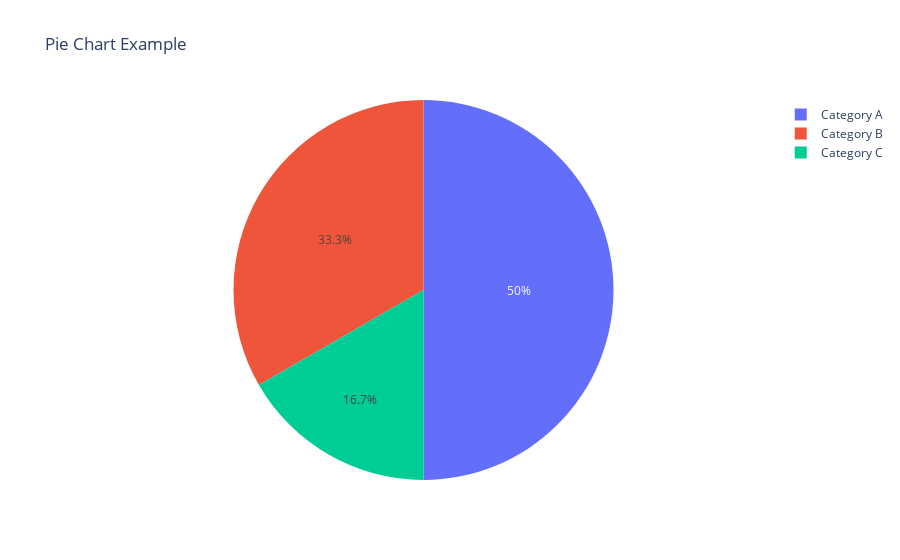

Source (notebook cell):
### Markdown cell above
#### Кругова діаграма

### Code cell
labels = ['Category A', 'Category B', 'Category C']
values = [450, 300, 150]

# Створюємо кругову діаграму
fig = go.Figure(data=[go.Pie(labels=labels, values=values)])
fig.update_layout(title="Pie Chart Example")
fig.show()

### Figure 1 — Plotly figure (JSON) as saved in the notebook; plotly's stock layout.template omitted (floating-point values rounded to 4 significant figures)
{"data": [{"labels": ["Category A", "Category B", "Category C"], "type": "pie", "values": [450, 300, 150]}], "layout": {"autosize": true, "title": {"text": "Pie Chart Example"}}}
